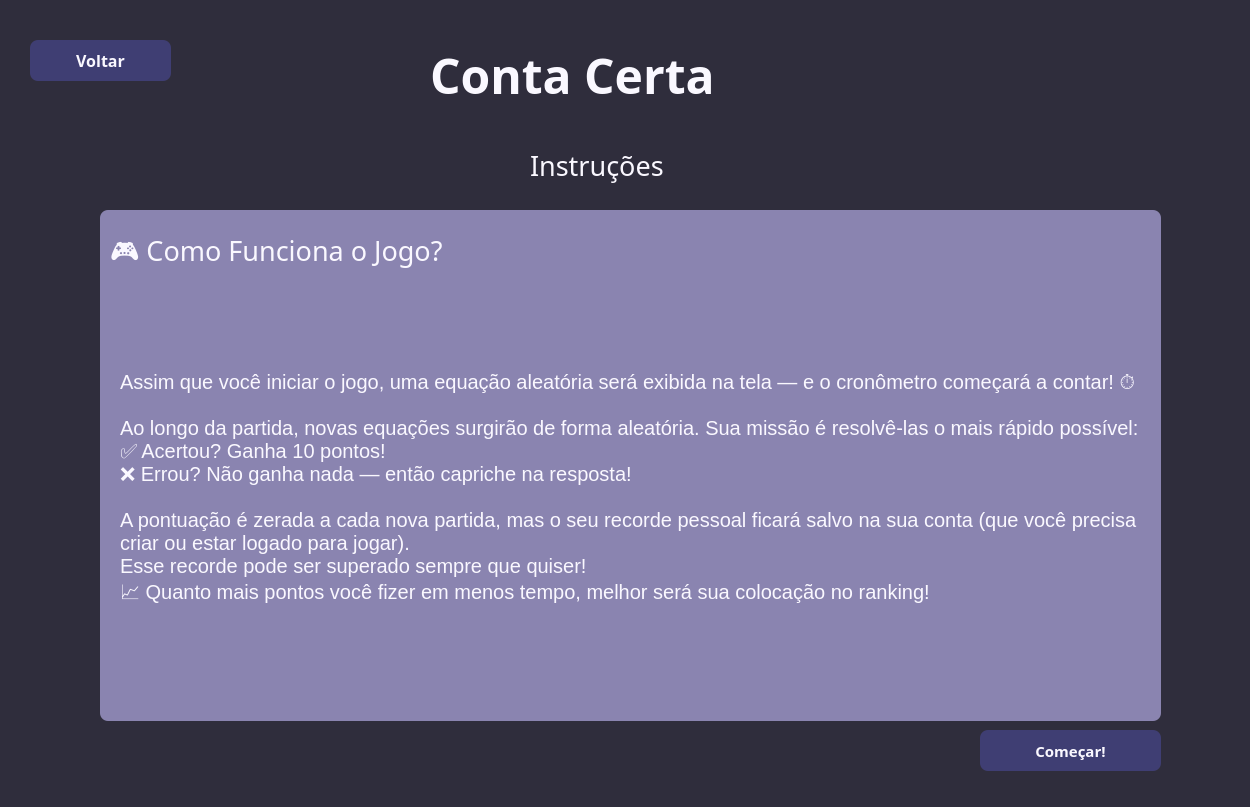
<?xml version="1.0" encoding="UTF-8"?>
<ui version="4.0">
 <class>MainWindow</class>
 <widget class="QMainWindow" name="MainWindow">
  <property name="geometry">
   <rect>
    <x>0</x>
    <y>0</y>
    <width>1250</width>
    <height>807</height>
   </rect>
  </property>
  <property name="font">
   <font>
    <family>Arial Black</family>
    <weight>75</weight>
    <bold>true</bold>
   </font>
  </property>
  <property name="windowTitle">
   <string>MainWindow</string>
  </property>
  <property name="autoFillBackground">
   <bool>false</bool>
  </property>
  <property name="styleSheet">
   <string notr="true">background-color: #2F2D3C;</string>
  </property>
  <widget class="QWidget" name="centralwidget">
   <widget class="QLabel" name="label">
    <property name="geometry">
     <rect>
      <x>430</x>
      <y>30</y>
      <width>401</width>
      <height>91</height>
     </rect>
    </property>
    <property name="font">
     <font>
      <family>Arial Black</family>
      <pointsize>36</pointsize>
      <weight>75</weight>
      <bold>true</bold>
     </font>
    </property>
    <property name="styleSheet">
     <string notr="true">color: #FAF8FF</string>
    </property>
    <property name="text">
     <string>Conta Certa</string>
    </property>
   </widget>
   <widget class="QColumnView" name="columnView">
    <property name="geometry">
     <rect>
      <x>100</x>
      <y>210</y>
      <width>1061</width>
      <height>511</height>
     </rect>
    </property>
    <property name="styleSheet">
     <string notr="true">background-color: #8A84B0;
border-radius: 8
</string>
    </property>
   </widget>
   <widget class="QPushButton" name="pushButton_voltar">
    <property name="geometry">
     <rect>
      <x>30</x>
      <y>40</y>
      <width>141</width>
      <height>41</height>
     </rect>
    </property>
    <property name="font">
     <font>
      <family>Arial Black</family>
      <pointsize>12</pointsize>
      <weight>75</weight>
      <bold>true</bold>
     </font>
    </property>
    <property name="cursor">
     <cursorShape>PointingHandCursor</cursorShape>
    </property>
    <property name="styleSheet">
     <string notr="true">background-color:#3F3E73;
color: #FAF8FF;
border-radius: 8;</string>
    </property>
    <property name="text">
     <string>Voltar</string>
    </property>
   </widget>
   <widget class="QPushButton" name="pushButton_comecar">
    <property name="geometry">
     <rect>
      <x>980</x>
      <y>730</y>
      <width>181</width>
      <height>41</height>
     </rect>
    </property>
    <property name="font">
     <font>
      <family>Arial Black</family>
      <pointsize>11</pointsize>
      <weight>75</weight>
      <bold>true</bold>
     </font>
    </property>
    <property name="cursor">
     <cursorShape>PointingHandCursor</cursorShape>
    </property>
    <property name="styleSheet">
     <string notr="true">color: #FAF8FF;
background-color:#3F3E73;
border-radius: 8;</string>
    </property>
    <property name="text">
     <string>Começar!</string>
    </property>
   </widget>
   <widget class="QLabel" name="label_2">
    <property name="geometry">
     <rect>
      <x>120</x>
      <y>270</y>
      <width>1031</width>
      <height>441</height>
     </rect>
    </property>
    <property name="font">
     <font>
      <family>Arial</family>
      <pointsize>15</pointsize>
      <weight>50</weight>
      <bold>false</bold>
     </font>
    </property>
    <property name="styleSheet">
     <string notr="true">color: #FAF8FF; background-color:#8A84B0;
text-align: justify;</string>
    </property>
    <property name="text">
     <string>Assim que você iniciar o jogo, uma equação aleatória será exibida na tela — e o cronômetro começará a contar! ⏱️

Ao longo da partida, novas equações surgirão de forma aleatória. Sua missão é resolvê-las o mais rápido possível:
✅ Acertou? Ganha 10 pontos! ❌ Errou? Não ganha nada — então capriche na resposta!

A pontuação é zerada a cada nova partida, mas o seu recorde pessoal ficará salvo na sua conta (que você precisa criar ou estar logado para jogar).
Esse recorde pode ser superado sempre que quiser!
📈 Quanto mais pontos você fizer em menos tempo, melhor será sua colocação no ranking!</string>
    </property>
    <property name="wordWrap">
     <bool>true</bool>
    </property>
   </widget>
   <widget class="QLabel" name="label_3">
    <property name="geometry">
     <rect>
      <x>110</x>
      <y>220</y>
      <width>491</width>
      <height>71</height>
     </rect>
    </property>
    <property name="font">
     <font>
      <family>Arial Black</family>
      <pointsize>20</pointsize>
     </font>
    </property>
    <property name="styleSheet">
     <string notr="true">color: #FAF8FF; background-color:#8A84B0</string>
    </property>
    <property name="text">
     <string>🎮 Como Funciona o Jogo?</string>
    </property>
   </widget>
   <widget class="QLabel" name="label_4">
    <property name="geometry">
     <rect>
      <x>530</x>
      <y>140</y>
      <width>201</width>
      <height>51</height>
     </rect>
    </property>
    <property name="font">
     <font>
      <family>Arial Black</family>
      <pointsize>20</pointsize>
     </font>
    </property>
    <property name="styleSheet">
     <string notr="true">color: #FAF8FF</string>
    </property>
    <property name="text">
     <string>Instruções</string>
    </property>
   </widget>
  </widget>
  <widget class="QStatusBar" name="statusbar"/>
 </widget>
 <resources/>
 <connections/>
</ui>
